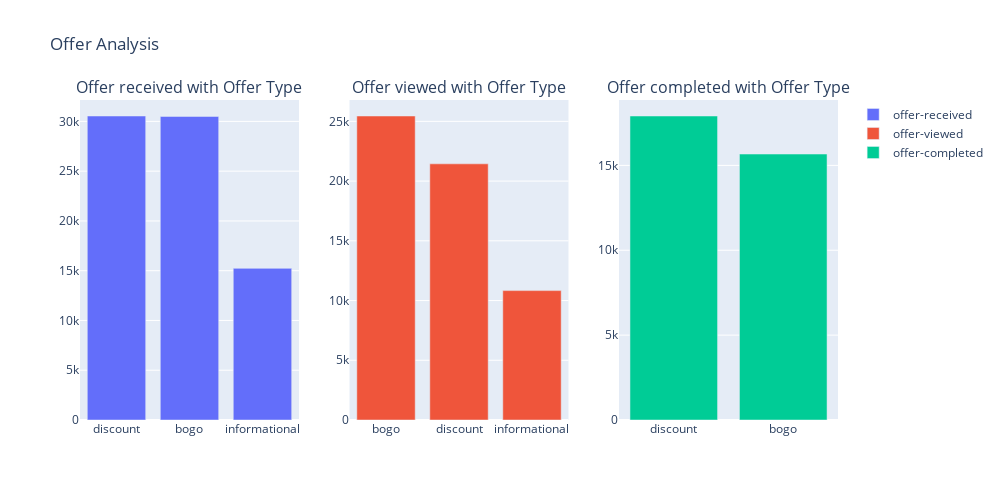

The notebook cell this image was saved under:
### Code cell
plot_offer_analysis(df)

### Figure 1 — Plotly figure (JSON) as saved in the notebook; plotly's stock layout.template omitted (floating-point values rounded to 4 significant figures)
{"data": [{"name": "offer-received", "type": "bar", "x": ["discount", "bogo", "informational"], "xaxis": "x", "y": [30543, 30499, 15235], "yaxis": "y"}, {"name": "offer-viewed", "type": "bar", "x": ["bogo", "discount", "informational"], "xaxis": "x2", "y": [25449, 21445, 10831], "yaxis": "y2"}, {"name": "offer-completed", "type": "bar", "x": ["discount", "bogo"], "xaxis": "x3", "y": [17910, 15669], "yaxis": "y3"}], "layout": {"annotations": [{"font": {"size": 16}, "showarrow": false, "text": "Offer received with Offer Type", "x": 0.1444, "xanchor": "center", "xref": "paper", "y": 1, "yanchor": "bottom", "yref": "paper"}, {"font": {"size": 16}, "showarrow": false, "text": "Offer viewed with Offer Type", "x": 0.5, "xanchor": "center", "xref": "paper", "y": 1, "yanchor": "bottom", "yref": "paper"}, {"font": {"size": 16}, "showarrow": false, "text": "Offer completed with Offer Type", "x": 0.8556, "xanchor": "center", "xref": "paper", "y": 1, "yanchor": "bottom", "yref": "paper"}], "height": 500, "title": {"text": "Offer Analysis"}, "width": 1000, "xaxis": {"anchor": "y", "domain": [0, 0.2889]}, "xaxis2": {"anchor": "y2", "domain": [0.3556, 0.6444]}, "xaxis3": {"anchor": "y3", "domain": [0.7111, 1]}, "yaxis": {"anchor": "x", "domain": [0, 1]}, "yaxis2": {"anchor": "x2", "domain": [0, 1]}, "yaxis3": {"anchor": "x3", "domain": [0, 1]}}}
